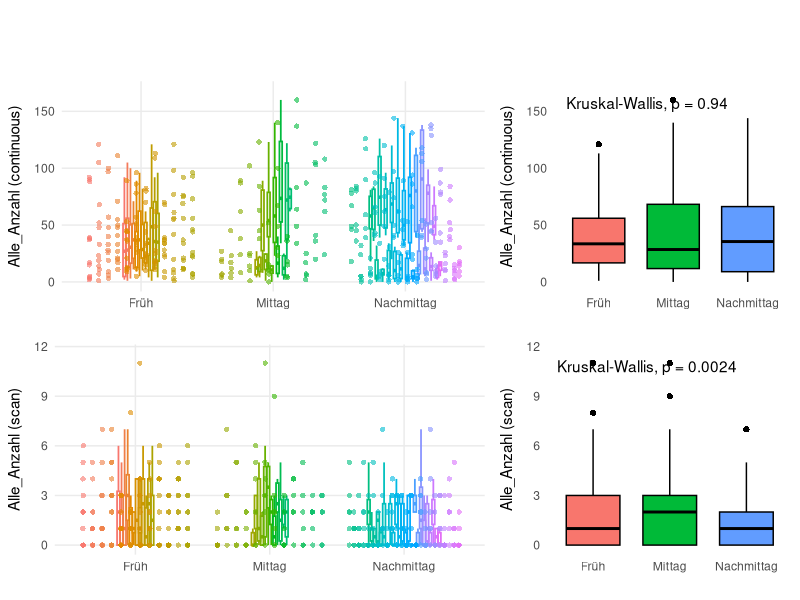
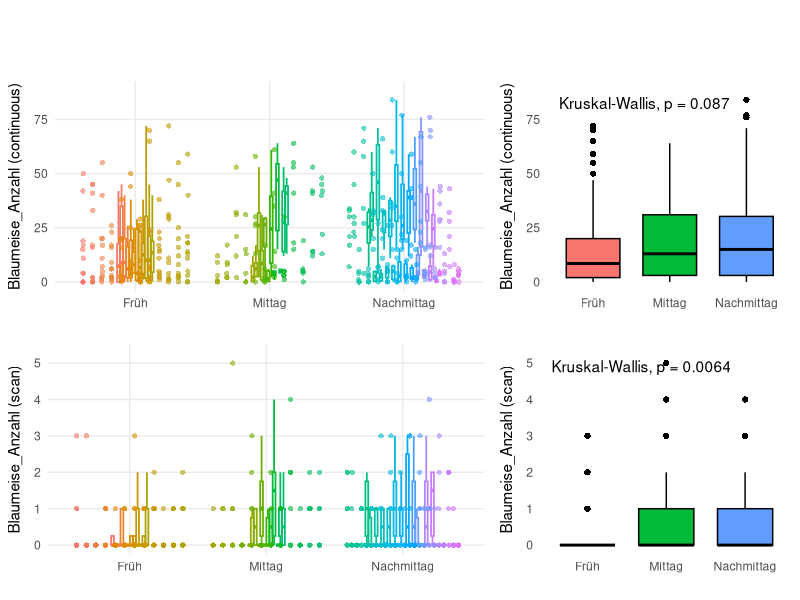
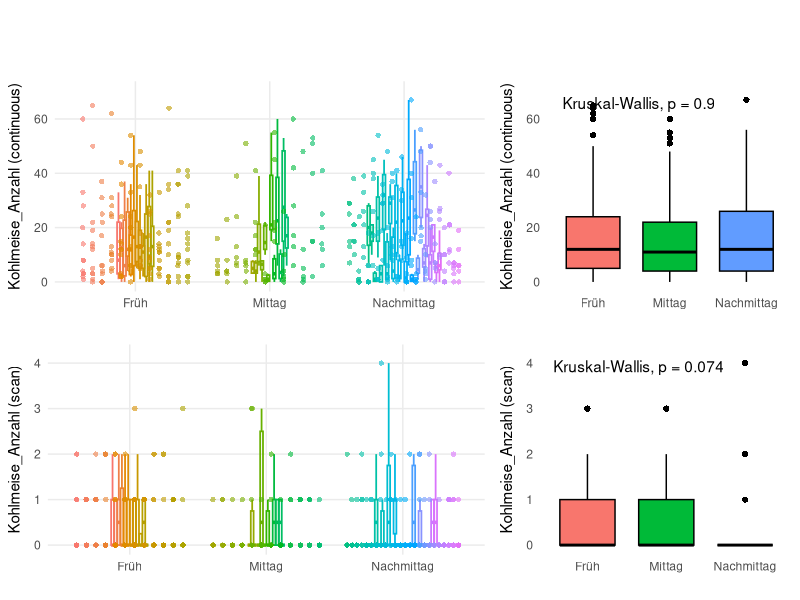
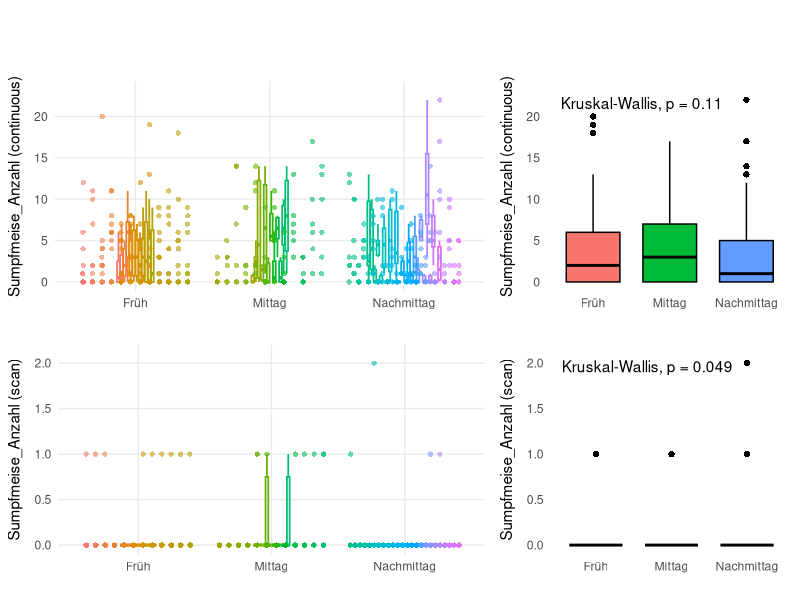

Here is the R script that generated these plots, in order:
## =========================================================
##  Packages (tibble/dplyr 미사용)
## =========================================================
req <- c("ggplot2","ggpubr","rstatix","scales","cowplot")
new <- req[!sapply(req, requireNamespace, quietly = TRUE)]
if (length(new)) install.packages(new, dependencies = TRUE)
lapply(req, library, character.only = TRUE)

## =========================================================
##  Data (data.frame로 유지)
## =========================================================
df <- read.csv("Ergebnisse.csv", header = TRUE, sep = ",", stringsAsFactors = FALSE)

## Faktor 순서 고정
df$Tagesabschnitt <- factor(df$Tagesabschnitt, levels = c("Früh","Mittag","Nachmittag"))

uhr_levels <- c('8:10','8:20','8:30','8:40','8:50','9:00','9:10','9:20','9:30','9:40','9:50','10:00',
                '11:40','11:50','11:55','12:00','12:05','12:10','12:15','12:20','12:25','12:30','12:35',
                '12:45','14:55','15:05','15:10','15:15','15:20','15:25','15:30','15:35','15:40','15:45',
                '15:50','15:55','16:00','16:05','16:10','16:15','16:20','16:25','16:30','16:35','16:40',
                '16:45','16:50','17:00')
df$Uhrzeit <- factor(df$Uhrzeit, levels = uhr_levels)

## Uhrzeit 팔레트
pal_uhr <- scales::hue_pal(h = c(15, 300), c = 100, l = 65)(length(uhr_levels))
names(pal_uhr) <- uhr_levels

## =========================================================
##  Helper
## =========================================================
ycol_for <- function(species, kind = c("number","scan")){
  kind <- match.arg(kind)
  paste0(species, "_", kind)
}

## 좌패널(세부: Uhrzeit 색 박스 + 점)
left_panel <- function(data, species, kind = c("number","scan"), ylab_text = NULL, y_max = NULL){
  kind <- match.arg(kind)
  ycol <- ycol_for(species, kind); stopifnot(ycol %in% names(data))
  nm <- if (species == "All_Individuen") "Alle" else species
  if (is.null(ylab_text)) ylab_text <- paste0(nm, "_Anzahl ", if (kind=="number") "(continuous)" else "(scan)")
  if (is.null(y_max)) y_max <- suppressWarnings(max(data[[ycol]], na.rm = TRUE))
  if (!is.finite(y_max)) y_max <- 1
  
  ggplot(data, aes(x = Tagesabschnitt, y = .data[[ycol]], color = Uhrzeit)) +
    geom_boxplot(position = position_dodge2(width = 0.85, preserve = "single"),
                 fill = NA, width = 0.55, outlier.shape = NA, size = 0.6, na.rm = TRUE) +
    geom_point(position = position_jitterdodge(jitter.width = 0.12, dodge.width = 0.85),
               alpha = 0.6, size = 1.8, stroke = 0, na.rm = TRUE) +
    scale_color_manual(values = pal_uhr, drop = FALSE,
                       guide = guide_legend(ncol = 6, title = "Uhrzeit")) +
    coord_cartesian(ylim = c(0, y_max * 1.05)) +
    labs(x = "", y = ylab_text) +
    theme_minimal(base_size = 11) +
    theme(
      panel.grid.minor = element_blank(),
      legend.position = "top",
      legend.title = element_text(size = 10),
      legend.text  = element_text(size = 8),
      legend.key.size = grid::unit(6, "pt"),
      legend.box.spacing = grid::unit(4, "pt"),
      axis.title.y = element_text(margin = margin(r = 8))
    )
}

## 우패널(요약: 3수준 박스 + Kruskal p 라벨)
right_panel <- function(data, species, kind = c("number","scan"), ylab_text = NULL, y_max = NULL){
  kind <- match.arg(kind)
  ycol <- ycol_for(species, kind); stopifnot(ycol %in% names(data))
  nm <- if (species == "All_Individuen") "Alle" else species
  if (is.null(ylab_text)) ylab_text <- paste0(nm, "_Anzahl ", if (kind=="number") "(continuous)" else "(scan)")
  if (is.null(y_max)) y_max <- suppressWarnings(max(data[[ycol]], na.rm = TRUE))
  if (!is.finite(y_max)) y_max <- 1
  p_y <- y_max * 0.95
  
  ggpubr::ggboxplot(data, x = "Tagesabschnitt", y = ycol, fill = "Tagesabschnitt",
                    order = c("Früh","Mittag","Nachmittag"),
                    outlier.shape = 16, outlier.size = 1.8) +
    coord_cartesian(ylim = c(0, y_max * 1.05)) +
    labs(x = "", y = ylab_text) +
    ggpubr::stat_compare_means(method = "kruskal.test", label.y = p_y) +
    theme_minimal(base_size = 11) +
    theme(
      legend.position = "none",
      panel.grid.minor = element_blank(),
      panel.grid.major = element_blank(), # 거의 흰 배경처럼
      axis.title.y = element_text(margin = margin(r = 8))
    )
}

## 범례를 별도 최상단 행으로(좌측 폭에만 맞춤)
legend_row_for <- function(plot_with_legend) {
  lg <- cowplot::get_legend(plot_with_legend)
  ggpubr::as_ggplot(lg)
}

## 한 종 레이아웃(범례행 + 2행2열 / 좌:우=1.6:1.0, 상:하=1:1)
one_species_figure <- function(data, species, unify_ylim = TRUE){
  # 공통 y축(행 단위) 최대값 계산
  y_num <- ycol_for(species, "number")
  y_scn <- ycol_for(species, "scan")
  y_max_num <- suppressWarnings(max(data[[y_num]], na.rm = TRUE)); if (!is.finite(y_max_num)) y_max_num <- 1
  y_max_scn <- suppressWarnings(max(data[[y_scn]], na.rm = TRUE)); if (!is.finite(y_max_scn)) y_max_scn <- 1
  if (!unify_ylim) { y_max_num <- NULL; y_max_scn <- NULL }
  
  # 좌상 패널을 먼저 만들어 범례 추출
  pL_num_tmp <- left_panel (data, species, "number", y_max = y_max_num)
  legend_top <- legend_row_for(pL_num_tmp)
  
  # 좌우 패널(continuous)
  pL_num  <- pL_num_tmp + theme(legend.position = "none")  # 범례 제거본
  pR_num  <- right_panel(data, species, "number", y_max = y_max_num)
  
  # 좌우 패널(scan)
  pL_scan <- left_panel (data, species, "scan",   y_max = y_max_scn) + theme(legend.position = "none")
  pR_scan <- right_panel(data, species, "scan",   y_max = y_max_scn)
  
  # 범례행(좌쪽에만 배치) + 스페이서
  legend_row <- ggpubr::ggarrange(legend_top, ggpubr::ggparagraph(text = "", size = 0.5),
                                  ncol = 2, widths = c(1.6, 1.0))
  
  # 본문 2행
  row_top <- ggpubr::ggarrange(pL_num,  pR_num,  ncol = 2, widths = c(1.6, 1.0))
  row_bot <- ggpubr::ggarrange(pL_scan, pR_scan, ncol = 2, widths = c(1.6, 1.0))
  
  # 최종 조립(범례행 + 본문 2행)
  ggpubr::ggarrange(legend_row, row_top, row_bot,
                    nrow = 3, heights = c(0.28, 1, 1), align = "v")
}

## =========================================================
##  실행: 4개 종을 순서대로 출력
## =========================================================
species_vec <- c("All_Individuen", "Blaumeise", "Kohlmeise", "Sumpfmeise")
for (sp in species_vec) {
  cols_needed <- c(ycol_for(sp,"number"), ycol_for(sp,"scan"))
  if (all(cols_needed %in% names(df))) {
    print(one_species_figure(df, sp, unify_ylim = TRUE))
  } else {
    warning("Missing columns for ", sp, ": ", paste(cols_needed, collapse = ", "))
  }
}
